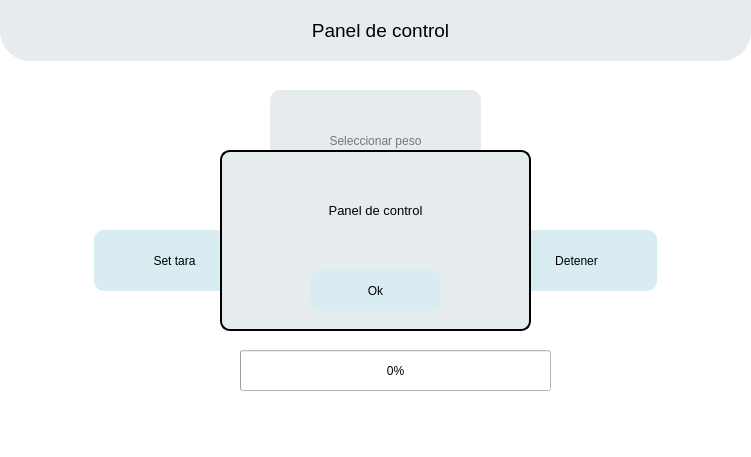
<?xml version="1.0" encoding="UTF-8"?>
<ui version="4.0">
 <class>MainWindow</class>
 <widget class="QMainWindow" name="MainWindow">
  <property name="geometry">
   <rect>
    <x>0</x>
    <y>0</y>
    <width>751</width>
    <height>457</height>
   </rect>
  </property>
  <property name="windowTitle">
   <string>MainWindow</string>
  </property>
  <property name="styleSheet">
   <string notr="true">background-color: white;</string>
  </property>
  <widget class="QWidget" name="centralwidget">
   <widget class="QLineEdit" name="selPesoLE">
    <property name="geometry">
     <rect>
      <x>270</x>
      <y>90</y>
      <width>211</width>
      <height>101</height>
     </rect>
    </property>
    <property name="cursor">
     <cursorShape>IBeamCursor</cursorShape>
    </property>
    <property name="styleSheet">
     <string notr="true">QLineEdit{
	background-color: #E6ECEE;
	border: 0px;
	border-radius: 10px;
	font: 12pt &quot;Poppins&quot;;
}

QLineEdit:hover{
	border: 1px solid black;
}</string>
    </property>
    <property name="maxLength">
     <number>3</number>
    </property>
    <property name="alignment">
     <set>Qt::AlignCenter</set>
    </property>
    <property name="placeholderText">
     <string>Seleccionar peso</string>
    </property>
   </widget>
   <widget class="QPushButton" name="taraBtn">
    <property name="geometry">
     <rect>
      <x>94</x>
      <y>230</y>
      <width>161</width>
      <height>61</height>
     </rect>
    </property>
    <property name="cursor">
     <cursorShape>PointingHandCursor</cursorShape>
    </property>
    <property name="styleSheet">
     <string notr="true">QPushButton{
	background-color: #D9ECF2;
	border: 0px;
	border-radius: 10px;
	font: 12pt &quot;Poppins&quot;;
}

QPushButton:hover{
	border: 1px solid black;
}</string>
    </property>
    <property name="text">
     <string>Set tara</string>
    </property>
   </widget>
   <widget class="QPushButton" name="iniciarBtn">
    <property name="geometry">
     <rect>
      <x>295</x>
      <y>230</y>
      <width>161</width>
      <height>61</height>
     </rect>
    </property>
    <property name="cursor">
     <cursorShape>PointingHandCursor</cursorShape>
    </property>
    <property name="styleSheet">
     <string notr="true">QPushButton{
	background-color: #D9ECF2;
	border: 0px;
	border-radius: 10px;
	font: 12pt &quot;Poppins&quot;;
}

QPushButton:hover{
	border: 1px solid black;
}</string>
    </property>
    <property name="text">
     <string>Iniciar</string>
    </property>
   </widget>
   <widget class="QPushButton" name="detenerBtn">
    <property name="geometry">
     <rect>
      <x>496</x>
      <y>230</y>
      <width>161</width>
      <height>61</height>
     </rect>
    </property>
    <property name="cursor">
     <cursorShape>PointingHandCursor</cursorShape>
    </property>
    <property name="styleSheet">
     <string notr="true">QPushButton{
	background-color: #D9ECF2;
	border: 0px;
	border-radius: 10px;
	font: 12pt &quot;Poppins&quot;;
}

QPushButton:hover{
	border: 1px solid black;
}</string>
    </property>
    <property name="text">
     <string>Detener</string>
    </property>
   </widget>
   <widget class="QProgressBar" name="progressBar">
    <property name="geometry">
     <rect>
      <x>240</x>
      <y>350</y>
      <width>311</width>
      <height>41</height>
     </rect>
    </property>
    <property name="styleSheet">
     <string notr="true">font: 12pt &quot;Poppins&quot;;</string>
    </property>
    <property name="maximum">
     <number>100</number>
    </property>
    <property name="value">
     <number>0</number>
    </property>
    <property name="format">
     <string>%p%</string>
    </property>
   </widget>
   <widget class="QWidget" name="widget" native="true">
    <property name="geometry">
     <rect>
      <x>0</x>
      <y>0</y>
      <width>751</width>
      <height>61</height>
     </rect>
    </property>
    <property name="styleSheet">
     <string notr="true">background-color: #E6ECEE;
border: 0px;
border-bottom-left-radius: 30px;
border-bottom-right-radius: 30px;</string>
    </property>
    <widget class="QLabel" name="label">
     <property name="geometry">
      <rect>
       <x>260</x>
       <y>10</y>
       <width>241</width>
       <height>41</height>
      </rect>
     </property>
     <property name="styleSheet">
      <string notr="true">font: 12pt &quot;Poppins&quot;;</string>
     </property>
     <property name="text">
      <string>&lt;html&gt;&lt;head/&gt;&lt;body&gt;&lt;p align=&quot;center&quot;&gt;&lt;span style=&quot; font-size:14pt;&quot;&gt;Panel de control&lt;/span&gt;&lt;/p&gt;&lt;/body&gt;&lt;/html&gt;</string>
     </property>
    </widget>
   </widget>
   <widget class="QFrame" name="alertaFrame">
    <property name="geometry">
     <rect>
      <x>220</x>
      <y>150</y>
      <width>311</width>
      <height>181</height>
     </rect>
    </property>
    <property name="styleSheet">
     <string notr="true">background-color: #E6ECEE;
border: 2px solid black;
border-radius: 10px;
</string>
    </property>
    <property name="frameShape">
     <enum>QFrame::StyledPanel</enum>
    </property>
    <property name="frameShadow">
     <enum>QFrame::Raised</enum>
    </property>
    <widget class="QPushButton" name="alertaBtn">
     <property name="geometry">
      <rect>
       <x>90</x>
       <y>120</y>
       <width>131</width>
       <height>41</height>
      </rect>
     </property>
     <property name="cursor">
      <cursorShape>PointingHandCursor</cursorShape>
     </property>
     <property name="styleSheet">
      <string notr="true">QPushButton{
	background-color: #D9ECF2;
	border: 0px;
	border-radius: 10px;
	font: 12pt &quot;Poppins&quot;;
}

QPushButton:hover{
	border: 1px solid black;
}</string>
     </property>
     <property name="text">
      <string>Ok</string>
     </property>
    </widget>
    <widget class="QLabel" name="alertaLbl">
     <property name="geometry">
      <rect>
       <x>10</x>
       <y>30</y>
       <width>291</width>
       <height>61</height>
      </rect>
     </property>
     <property name="styleSheet">
      <string notr="true">font: 12pt &quot;Poppins&quot;;
border: 0px;</string>
     </property>
     <property name="text">
      <string>&lt;html&gt;&lt;head/&gt;&lt;body&gt;&lt;p align=&quot;center&quot;&gt;&lt;span style=&quot; font-size:10pt;&quot;&gt;Panel de control&lt;/span&gt;&lt;/p&gt;&lt;/body&gt;&lt;/html&gt;</string>
     </property>
    </widget>
   </widget>
   <widget class="QLabel" name="statusIcon">
    <property name="geometry">
     <rect>
      <x>0</x>
      <y>390</y>
      <width>65</width>
      <height>65</height>
     </rect>
    </property>
    <property name="styleSheet">
     <string notr="true">font: 12pt &quot;Poppins&quot;;</string>
    </property>
    <property name="text">
     <string>&lt;html&gt;&lt;head/&gt;&lt;body&gt;&lt;p align=&quot;center&quot;&gt;&lt;br/&gt;&lt;/p&gt;&lt;/body&gt;&lt;/html&gt;</string>
    </property>
   </widget>
   <widget class="QLabel" name="fondo">
    <property name="geometry">
     <rect>
      <x>0</x>
      <y>0</y>
      <width>751</width>
      <height>457</height>
     </rect>
    </property>
    <property name="text">
     <string/>
    </property>
   </widget>
   <zorder>fondo</zorder>
   <zorder>selPesoLE</zorder>
   <zorder>taraBtn</zorder>
   <zorder>iniciarBtn</zorder>
   <zorder>detenerBtn</zorder>
   <zorder>progressBar</zorder>
   <zorder>widget</zorder>
   <zorder>alertaFrame</zorder>
   <zorder>statusIcon</zorder>
  </widget>
 </widget>
 <resources/>
 <connections/>
</ui>
